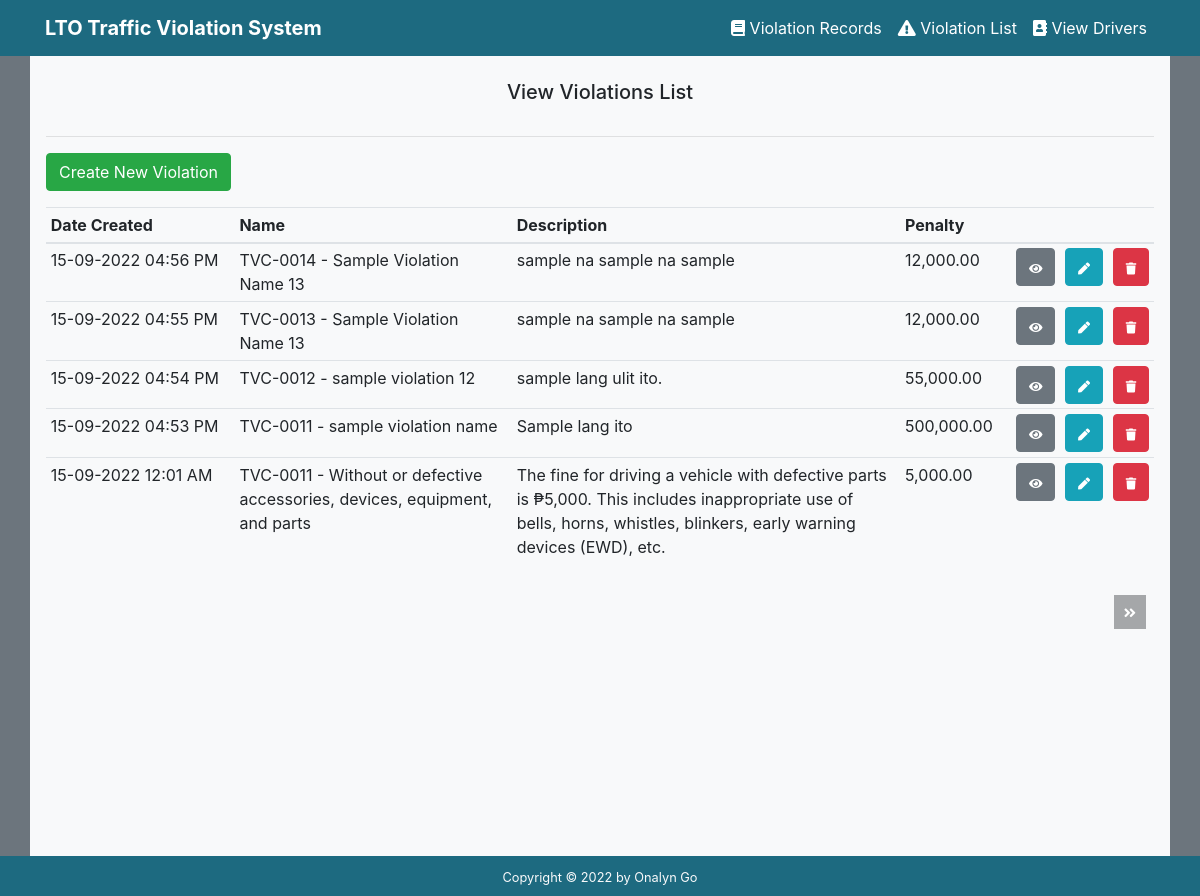
The page /viewViolations.php on the database its author committed.
### tables this page shows
CREATE TABLE `violations` (
  `violation_id` int(11) NOT NULL,
  `code` varchar(20) NOT NULL,
  `name` varchar(200) DEFAULT NULL,
  `description` text NOT NULL,
  `penalty` float NOT NULL,
  `created_at` datetime NOT NULL DEFAULT CURRENT_TIMESTAMP,
  `updated_at` datetime DEFAULT NULL ON UPDATE CURRENT_TIMESTAMP
);

### viewViolations.php (the view, shortened to what this page needs)
<?php
require_once "template/header.php";
$pdo = new DBCon("mysql", "localhost", "lto-traffic-violation", "root", "root");
$page = isset($_GET['page']) && is_numeric($_GET['page']) ? (int)$_GET['page'] : 1;
$records_per_page = 5;
$stmt = $pdo->prepare('SELECT * FROM violations ORDER BY created_at DESC LIMIT :current_page, :record_per_page');
$stmt->bindValue(':current_page', ($page-1)*$records_per_page, PDO::PARAM_INT);
$stmt->bindValue(':record_per_page', $records_per_page, PDO::PARAM_INT);
$stmt->execute();
$violations = $stmt->fetchAll(PDO::FETCH_ASSOC);
$num_violations = $pdo->query('SELECT COUNT(*) FROM violations')->fetchColumn();
?>
<section class="container-xl bg-light py-4 px-3 height" >
    <h5 class=" text-center pb-3">View Violations List</h5>
    <hr>
    <a href="addViolation.php" class="btn btn-success mb-3">Create New Violation</a>
    <div class="view">
        <table class="table table-sm table-hover">
            <thead>
                <tr>
                    <th scope="col" width="17%">Date Created</th>
                    <th scope="col" width="25%">Name</th>
                    <th scope="col" width="35%">Description</th>
                    <th scope="col" width="10%">Penalty</th>
                    <th scope="col" width="1%"></th>
                    <th scope="col" width="1%"></th>
                    <th scope="col" width="1%"></th>
                </tr>
            </thead>
            <tbody>
                <?php foreach ($violations as $violation): ?>
                <tr>
                    <td><?=date( "d-m-Y h:i A",strtotime($violation['created_at']))?></td>
                    <td><?=$violation['code']. ' - '.$violation['name'] ?></td>
                    <td><?=$violation['description']?></td>
                    <td><?=number_format($violation['penalty'],2)?></td>
                    <td>
                        <a href="viewViolationDetails.php?violation_id=<?=$violation['violation_id']?>" type="submit" class="btn btn-secondary"><i class="fas fa-eye fa-xs"></i></a>
                    </td>
                    <td>
                        <a href="updateViolation.php?violation_id=<?=$violation['violation_id']?>" type="submit" class="btn btn-info "><i class="fas fa-pen fa-xs"></i></a>
                    </td>
                    <td>
                        <a href="deleteViolation.php?violation_id=<?=$violation['violation_id']?>" type="button" class="btn btn-danger"><i class="fas fa-trash fa-xs"></i></a>
                    </td>
                </tr>
                <?php endforeach; ?>
            </tbody>
        </table>
        <div class="pr-2">
            <div class="pagination">
                <?php if ($page*$records_per_page < $num_violations): ?>
                <a href="viewViolations.php?page=<?=$page+1?>"><i class="fas fa-angle-double-right fa-sm"></i></a>
                <?php endif; ?>
            </div>
        </div>
    </div>
</section>
<?php include "template/footer.php"?>

### style.css (style rules this page uses)
* { margin: 0; padding: 0; box-sizing: border-box; }
.height { height: 100% !important; }
.view .pagination { display: flex; justify-content: flex-end; }
.view .pagination a { display: inline-block; text-decoration: none; background-color: #a5a7a9; font-weight: bold; color: #FFFFFF; padding: 5px 10px; margin: 15px 0 15px 5px; }

### rows shown on the page
violations: created_at "15-09-2022 04:56 PM", code "TVC-0014", name "Sample Violation Name 13", description "sample na sample na sample", penalty "12,000.00"
violations: created_at "15-09-2022 04:55 PM", code "TVC-0013", name "Sample Violation Name 13", description "sample na sample na sample", penalty "12,000.00"
violations: created_at "15-09-2022 04:54 PM", code "TVC-0012", name "sample violation 12", description "sample lang ulit ito.", penalty "55,000.00"
violations: created_at "15-09-2022 04:53 PM", code "TVC-0011", name "sample violation name", description "Sample lang ito", penalty "500,000.00"
violations: created_at "15-09-2022 12:01 AM", code "TVC-0011", name "Without or defective accessories, devices, equipment, and parts", description "The fine for driving a vehicle with defective parts is ₱5,000. This includes inappropriate use of bells, horns, whistles, blinkers, early warning devices (EWD), etc.", penalty "5,000.00"
